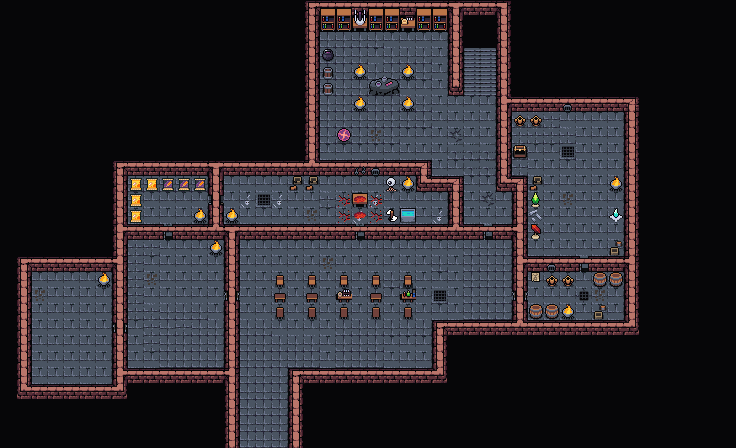

This is a level from a 2D game, rendered from its Tiled map with the project's own tilesets. A one-line summary and the map file follow, with tile-layer data summarised:
An orthogonal 46x28 tile map with 16x16 px tiles, 5 tile layers (Collision, Tilelaag 5, background, Tilelaag 3, ...), 3 tilesets and 36 objects.

<map version="1.10" tiledversion="1.10.1" orientation="orthogonal" renderorder="right-down" width="46" height="28" tilewidth="16" tileheight="16" infinite="0" nextlayerid="19" nextobjectid="200">
 <editorsettings>
  <export format="tmx" />
 </editorsettings>
 <tileset firstgid="1" source="../tileset/main.tsx" />
 <tileset firstgid="10113" source="../tileset/buildings.tsx" />
 <tileset firstgid="11905" source="../tileset/main-nocollide.tsx" />
 <layer id="17" name="Collision" width="46" height="28">
  <data>[1288 cells, 624 non-empty, 7 distinct tile ids]</data>
 </layer>
 <layer id="18" name="Tilelaag 5" width="46" height="28">
  <data>[1288 cells, 18 non-empty, 2 distinct tile ids]</data>
 </layer>
 <layer id="13" name="background" width="46" height="28">
  <data>[1288 cells, 934 non-empty, 41 distinct tile ids]</data>
 </layer>
 <layer id="15" name="Tilelaag 3" width="46" height="28">
  <data>[1288 cells, 27 non-empty, 10 distinct tile ids]</data>
 </layer>
 <layer id="16" name="Tilelaag 4" width="46" height="28">
  <properties>
   <property name="spriteLayer" type="bool" value="true" />
  </properties>
  <data>[1288 cells, 81 non-empty, 36 distinct tile ids]</data>
 </layer>
 <objectgroup id="12" name="Kopie van Objects" opacity="0.9" offsetx="2.65789" offsety="6.89474">
  <object id="114" template="../obj/entry_up.tx" x="237.342" y="448.886" width="48" height="16">
   <properties>
    <property name="direction" value="down" />
    <property name="teleport" value="../common/maps/map/tibalt.tmx" />
   </properties>
  </object>
  <object id="115" template="../obj/gold.tx" x="587.213" y="138.537" />
  <object id="117" template="../obj/enemy.tx" x="159.319" y="212.121">
   <properties>
    <property name="enemy" value="Devil " />
    <property name="threatRange" type="int" value="30" />
   </properties>
  </object>
  <object id="119" template="../obj/enemy.tx" x="349.865" y="189.94">
   <properties>
    <property name="enemy" value="Torturer" />
    <property name="reward">[
  {
    "type": "item",
    "probability": 1,
    "count": 1,
    "itemName": "Torturer's Key"
  }
]
</property>
    <property name="spawn.Hard" type="bool" value="true" />
    <property name="threatRange" type="int" value="20" />
   </properties>
  </object>
  <object id="136" template="../obj/enemy.tx" x="434.191" y="249.907">
   <properties>
    <property name="enemy" value="Devil" />
    <property name="threatRange" type="int" value="60" />
    <property name="waypoints" value="196,185,186,185" />
   </properties>
  </object>
  <object id="141" template="../obj/treasure.tx" x="545.836" y="124.508">
   <properties>
    <property name="reward">[{
  "type": "randomCard",
  "count": 1,
  "rarity": [ "rare", "mythic rare" ],
  "colors": [ "colorID" ]
},{
  "type": "randomCard",
  "count": 4,
  "rarity": [ "uncommon" ],
  "addMaxCount": 2
}]</property>
    <property name="spawn.Hard" type="bool" value="false" />
   </properties>
  </object>
  <object id="150" template="../obj/enemy.tx" x="373.676" y="136.772">
   <properties>
    <property name="enemy" value="Necromancer" />
    <property name="spawn.Hard" type="bool" value="true" />
    <property name="threatRange" type="int" value="60" />
    <property name="waypoints" value="183,181,182,181" />
   </properties>
  </object>
  <object id="166" template="../obj/enemy.tx" x="56.8421" y="320.605">
   <properties>
    <property name="enemy" value="Demon" />
    <property name="threatRange" type="int" value="60" />
    <property name="waypoints" value="191,190" />
   </properties>
  </object>
  <object id="167" template="../obj/enemy.tx" x="162.342" y="302.105">
   <properties>
    <property name="enemy" value="Demon" />
    <property name="threatRange" type="int" value="60" />
    <property name="waypoints" value="192,193,194,195" />
   </properties>
  </object>
  <object id="168" template="../obj/gold.tx" x="584.842" y="148.605" />
  <object id="169" template="../obj/gold.tx" x="598.342" y="158.605" />
  <object id="170" template="../obj/gold.tx" x="597.842" y="141.605" />
  <object id="171" template="../obj/gold.tx" x="586.842" y="164.105" />
  <object id="172" template="../obj/manashards.tx" x="317.675" y="40.7719" />
  <object id="173" template="../obj/manashards.tx" x="412.342" y="216.105" />
  <object id="174" template="../obj/manashards.tx" x="511.009" y="169.105" />
  <object id="178" template="../obj/enemy.tx" x="339.342" y="334.439">
   <properties>
    <property name="enemy" value="Devil" />
    <property name="threatRange" type="int" value="60" />
    <property name="waypoints" value="188,189,187,189" />
   </properties>
  </object>
  <object id="179" template="../obj/booster.tx" x="570.009" y="124.105">
   <properties>
    <property name="reward">[
  {
    "editions": [ "ISD" ],
    "type": "card",
    "count": 10,
    "rarity": [ "Common" ]
  },
  {
    "editions": [ "ISD" ],
    "type": "card",
    "count": 3,
    "rarity": [ "Uncommon" ]
  },
  {
    "editions": [ "ISD" ],
    "type": "card",
    "count": 3,
    "rarity": [ "Rare", "Mythic Rare" ]
  }
]
</property>
   </properties>
  </object>
  <object id="181" template="../obj/waypoint.tx" x="423.009" y="57.1053" />
  <object id="182" template="../obj/waypoint.tx" x="347.342" y="45.1053" />
  <object id="183" template="../obj/waypoint.tx" x="421.008" y="138.105" />
  <object id="184" template="../obj/gate.tx" x="577.342" y="285.439" width="11.6666" height="22">
   <properties>
    <property name="dialog">[{
    "text":"This door is locked",
    "options":[
    { "name":"go away" },
    {      
        "name":"unlock with Torturer's key",     
        "condition":[{"item":"Torturer's Key"}],    
        "text":"The gate is unlocked",
        "options":[{"name":"continue", "action":[ {"deleteMapObject":-1},{"removeItem":"Torturer's Key"}]} ]
    }
    ]
}]</property>
   </properties>
  </object>
  <object id="185" template="../obj/waypoint.tx" x="486.342" y="253.772" />
  <object id="186" template="../obj/waypoint.tx" x="486.675" y="307.772" />
  <object id="187" template="../obj/waypoint.tx" x="242.009" y="253.105" />
  <object id="188" template="../obj/waypoint.tx" x="405.675" y="356.105" />
  <object id="189" template="../obj/waypoint.tx" x="244.009" y="352.772" />
  <object id="190" template="../obj/waypoint.tx" x="35.3421" y="369.105" />
  <object id="191" template="../obj/waypoint.tx" x="63.3421" y="289.439" />
  <object id="192" template="../obj/waypoint.tx" x="138.675" y="258.105" />
  <object id="193" template="../obj/waypoint.tx" x="200.009" y="289.439" />
  <object id="194" template="../obj/waypoint.tx" x="202.009" y="355.105" />
  <object id="195" template="../obj/waypoint.tx" x="130.009" y="360.105" />
  <object id="196" template="../obj/waypoint.tx" x="344.342" y="253.772" />
  <object id="197" template="../obj/waypoint.tx" x="470.342" y="121.439" />
  <object id="198" template="../obj/door_up.tx" x="460.629" y="57.1811" width="32.7127" height="15.9998" rotation="359.74">
   <properties>
    <property name="direction" value="left" />
    <property name="teleport" value="../common/maps/map/tibalt_f2.tmx" />
    <property name="teleportObjectId" value="114" />
   </properties>
  </object>
 </objectgroup>
</map>
